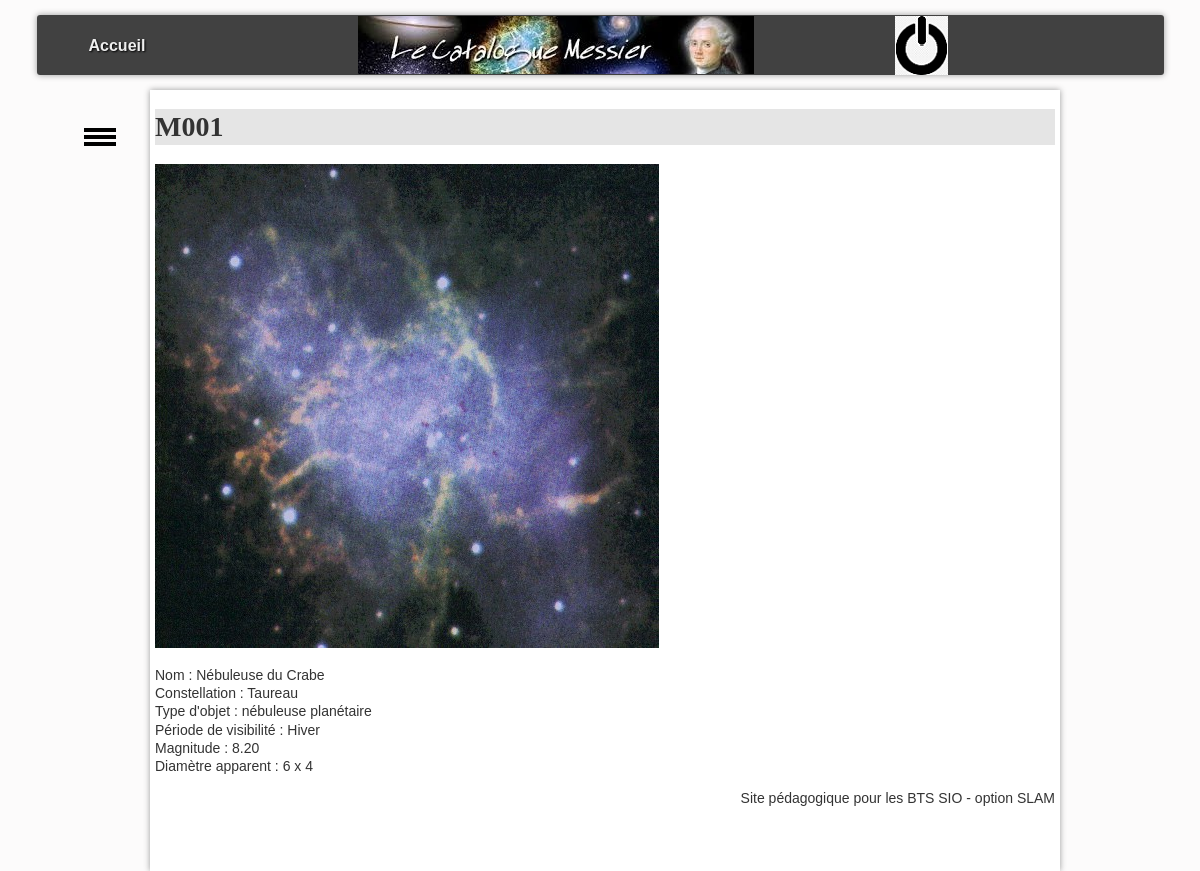
Screenshot of /SiteMessier2020-Login/SiteMessier2020-Login/?action=detail&numero=M001 with the database file from the repository.
### tables this page shows
CREATE TABLE IF NOT EXISTS `objet` (
  `numero` char(4) NOT NULL,
  `nomCommun` varchar(40) DEFAULT NULL,
  `constellation` varchar(40) DEFAULT NULL,
  `codeType` char(2) DEFAULT NULL,
  `periodeVisibilite` varchar(10) DEFAULT NULL,
  `magnitude` double(15,2) DEFAULT NULL,
  `diametreApparent` varchar(20) DEFAULT NULL,
  PRIMARY KEY (`numero`),
  KEY `codeType` (`codeType`)
);

CREATE TABLE IF NOT EXISTS `typeobjet` (
  `code` char(2) NOT NULL,
  `libelle` varchar(30) DEFAULT NULL,
  PRIMARY KEY (`code`),
  KEY `code` (`code`)
);

### SiteMessier2020-Login/SiteMessier2020-Login/controleur/ctrlDetailObjet.php (called while the page is built, shortened)
<?php
include_once "$racine/modele/modeleObjetDAO.php";
$numero = $_GET["numero"];
$unObjet = ObjetDAO::getObjetByNumero($numero);
$laPhoto = $unObjet[0]['numero'].".jpg";
include "$racine/vue/vueEntete.php";
include "$racine/vue/vueDetailObjet.php";
include "$racine/vue/vuePied.php";
?>

### SiteMessier2020-Login/SiteMessier2020-Login/index.php (called while the page is built, shortened)
<?php
include "getRacine.php";
if (isset($_GET["action"])){
    $action = $_GET["action"];
}
else{
    $action = "defaut";
}
$fichier = controleurPrincipal($action);
include "$racine/controleur/$fichier";
?>

### SiteMessier2020-Login/SiteMessier2020-Login/modele/connexion.php (called while the page is built, shortened)
<?php
   class Connexion{
        private static $connexion;
        public static function getInstance(){
            if(!self::$connexion){
                try {
                    $serveur = 'mysql:host=localhost:3306';
                    $bdd = 'dbname=site_messier';
                    $user = 'root' ;
                    $mdp = '' ;
                    self::$connexion = new PDO($serveur.';'.$bdd, $user, $mdp);
                    self::$connexion->query("SET CHARACTER SET utf8");
                } catch (PDOException $e) {
                        throw new Exception("Erreur à  la connexion \n" . $e->getMessage());
                }
            }
            return self::$connexion;
        }
     }
?>

### SiteMessier2020-Login/SiteMessier2020-Login/modele/modeleObjetDAO.php (called while the page is built, shortened)
<?php
    require_once("connexion.php");
    class ObjetDAO{
        public static function getObjetByNumero($numeroObj) {
            $resultat = array();
            try {
                $req = Connexion::getInstance()->prepare("SELECT * FROM objet join typeObjet ON codeType = code WHERE numero = :numeroObj");
                $req->bindValue(':numeroObj', $numeroObj, PDO::PARAM_STR);
                $req->execute();
                while ($ligne = $req->fetch(PDO::FETCH_ASSOC)) {
                    $resultat[] = $ligne;
                }
                return $resultat;
            }
            catch(PDOException $e) {
                print "Erreur !: " . $e->getMessage();
                die();
            }
        }
    }
?>

### SiteMessier2020-Login/SiteMessier2020-Login/vue/vueDetailObjet.php (the view)
<h1><?= $unObjet[0]['numero']; ?></h1>
<p id="principal">
    <img src="photos/<?= $laPhoto ?>" alt="photo de l'objet" />
    <br />
    <br />
    <?= "Nom : ". $unObjet[0]['nomCommun']; ?>    <br />
    <?= "Constellation : ". $unObjet[0]['constellation']; ?>    <br />
    <?= "Type d'objet : ". $unObjet[0]['libelle']; ?>    <br />
    <?= "Période de visibilité : ". $unObjet[0]['periodeVisibilite']; ?>    <br />
    <?= "Magnitude : ". $unObjet[0]['magnitude']; ?>    <br />
    <?= "Diamètre apparent : ". $unObjet[0]['diametreApparent']; ?>        <br />
</p>

### SiteMessier2020-Login/SiteMessier2020-Login/css/base.css (style rules this page uses)
:root { --largeurPage: 900px; --largeurMenuCont: 200px; --margeCalc: calc((100% - var(--largeurPage)) / 2); --margeMenuHaut: 15px; --hauteurMenuGene: 60px; --coulA1: #5A7694; --coulA2: #D7E5ED; --coulB1: #566459; --coulB2: #90974A; --coulC: #CDBCA0; --fondC: #fcfbfb; --padding_cote: 5px; }
body { font-family: Arial; color: #333; font-size: 14px; line-height: 1.3; scroll-behavior: smooth; background-color: var(--fondC); }

### SiteMessier2020-Login/SiteMessier2020-Login/css/cgu.css (style rules this page uses)
h1,h2,h3,h4 { font-family: Futura; background-color : rgba(0,0,0,0.1); }

### rows the page displays
objet: numero "M001", numero (picture), nomCommun "Nébuleuse du Crabe", constellation "Taureau", codeType.libelle "nébuleuse planétaire", periodeVisibilite "Hiver", magnitude "8.20", diametreApparent "6 x 4"
